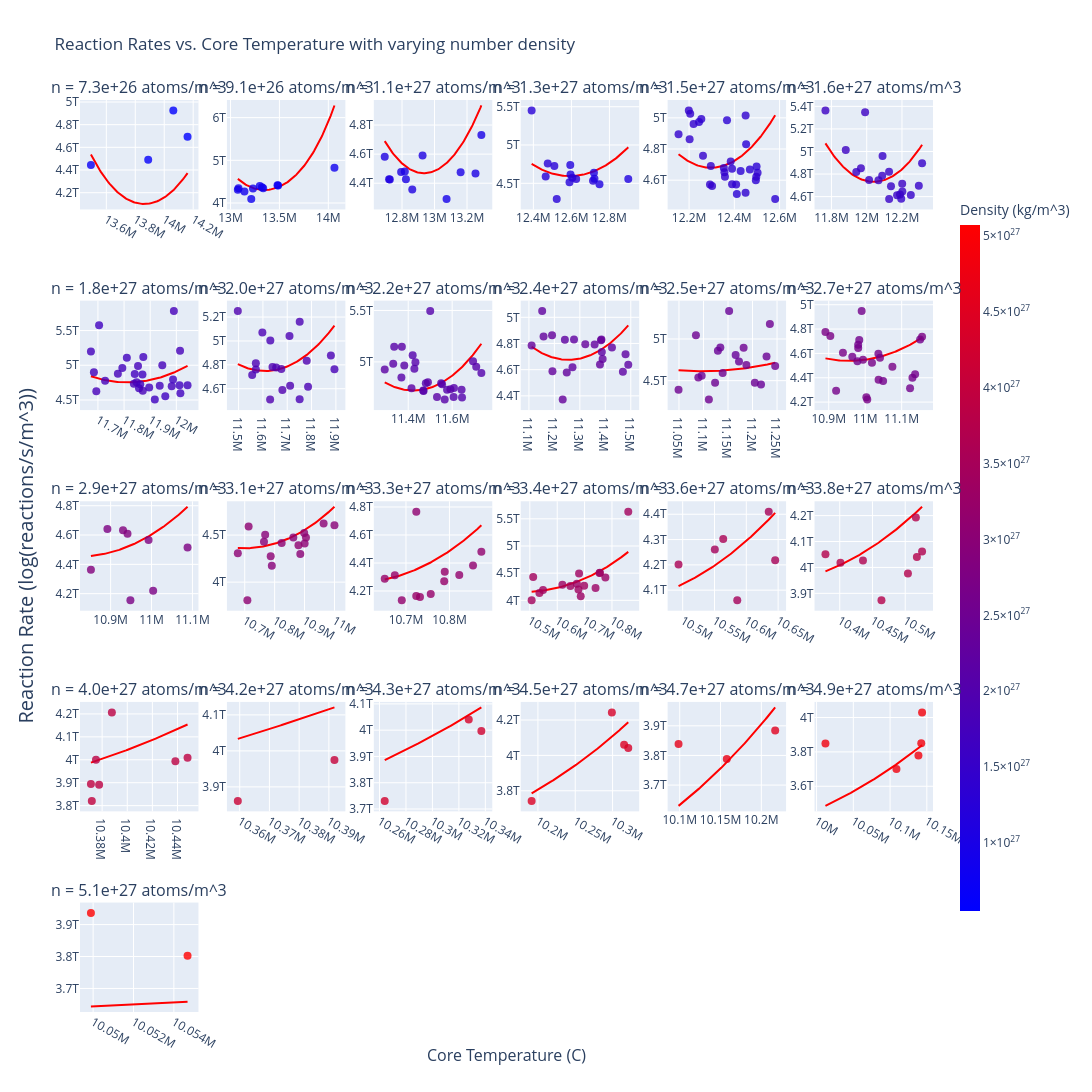

The notebook cell saved with this chart:
### Code cell
## Use the model to make another surface plot
import statsmodels.api as sm

x = df_filtered['he3_number_density']
temp = df_filtered['core_temperature']

count = 25
number_density_range = np.linspace(x.min(), x.max(), count + 1)
x_space = np.linspace(temp.min(), temp.max(), 100)

subplot_titles = []

_last = number_density_range.min()
for _num_density in number_density_range:
    if _num_density == _last:
        continue
    subplot_titles.append(f'n = {format_title(_num_density)} atoms/m^3')
    _last = _num_density

cols = 6
fig = make_subplots(rows=math.ceil((len(number_density_range) - 1) / cols), cols=cols, subplot_titles=subplot_titles,
                    x_title='Core Temperature (C)', y_title='Reaction Rate (log(reactions/s/m^3))')

def update(a):
    if a.text =='He-3 Number Density (particles/m^3)' or a.text == 'Reaction Rate (log(reactions/s/m^3))':
        a.font.size = 20

fig.for_each_annotation(update)

max_y = 0
min_y = 1e10

last = number_density_range.min()
idx = 0
row = 1
col = 1
for number_density in number_density_range:
    if number_density == last:
        continue

    frame_df = df_filtered.copy()
    if number_density == number_density_range.max():
        frame_df = frame_df[frame_df['he3_number_density'] <= number_density]
    else:
        frame_df = frame_df[frame_df['he3_number_density'] < number_density]
    frame_df = frame_df[frame_df['he3_number_density'] >= last]
    last = number_density

    _x = frame_df['core_temperature']
    x_space = np.linspace(_x.min(), _x.max(), 100)

    if len(_x) == 1:
        x_value = _x.iloc[0]
        x_space = np.linspace(x_value * 0.9, x_value * 1.1, 100)

    he3_number_density_space = np.array([number_density] * len(x_space))
    input_data = pd.DataFrame(
        {
            'const': np.ones_like(x_space),
            'log(he3_number_density)': np.log10(he3_number_density_space),
            'log(he3_number_density)^2': np.log10(he3_number_density_space) ** 2,
            'log(core_temperature)': np.log10(x_space),
            'log(core_temperature)^2': np.log10(x_space) ** 2,
            'log(core_temperature)^3': np.log10(x_space) ** 3,
            'interaction': np.log10(he3_number_density_space) * np.log10(x_space),
        }
    )

    ys = model_interaction.predict(input_data).values
    fig.add_trace(
        go.Scatter(x=x_space, y=10 ** ys, mode='lines', marker=dict(color='red')),
        row=row, col=col
    )

    fig.add_trace(
        go.Scatter(x=frame_df['core_temperature'], y=(frame_df['reaction_rates_per_unit_volume']),
                   mode='markers', marker=dict(
                color=frame_df['he3_number_density'],
                size=8,
                opacity=0.8,
                colorbar=dict(title='Number Density (atoms/m^3)', len=0.8, thickness=20),
                showscale=True,
                coloraxis='coloraxis',
            )),
        row=row, col=col
    )

    # max_y = max(max_y, ys.max())
    # min_y = min(min_y, ys.min())

    col += 1
    if col > cols:
        col = 1
        row += 1

    idx += 1

fig.update_layout(
    title='Reaction Rates vs. Core Temperature with varying number density',
    width=1600,
    height=1200,
    showlegend=False,
    coloraxis=dict(colorscale='BlueRed', colorbar=dict(title='Density (kg/m^3)', len=0.8, thickness=20)),
)

# max_y = max_y * 1.005
#
# for i in range(count):
#     param_name = f'yaxis{i + 1}'
#     if i == 0:
#         param_name = 'yaxis'
#         fig.update_layout(yaxis=dict(range=[min_y, max_y]))
#
#     else:
#         fig.update_layout({
#             param_name: dict(range=[min_y, max_y])
#         })

fig.show()
